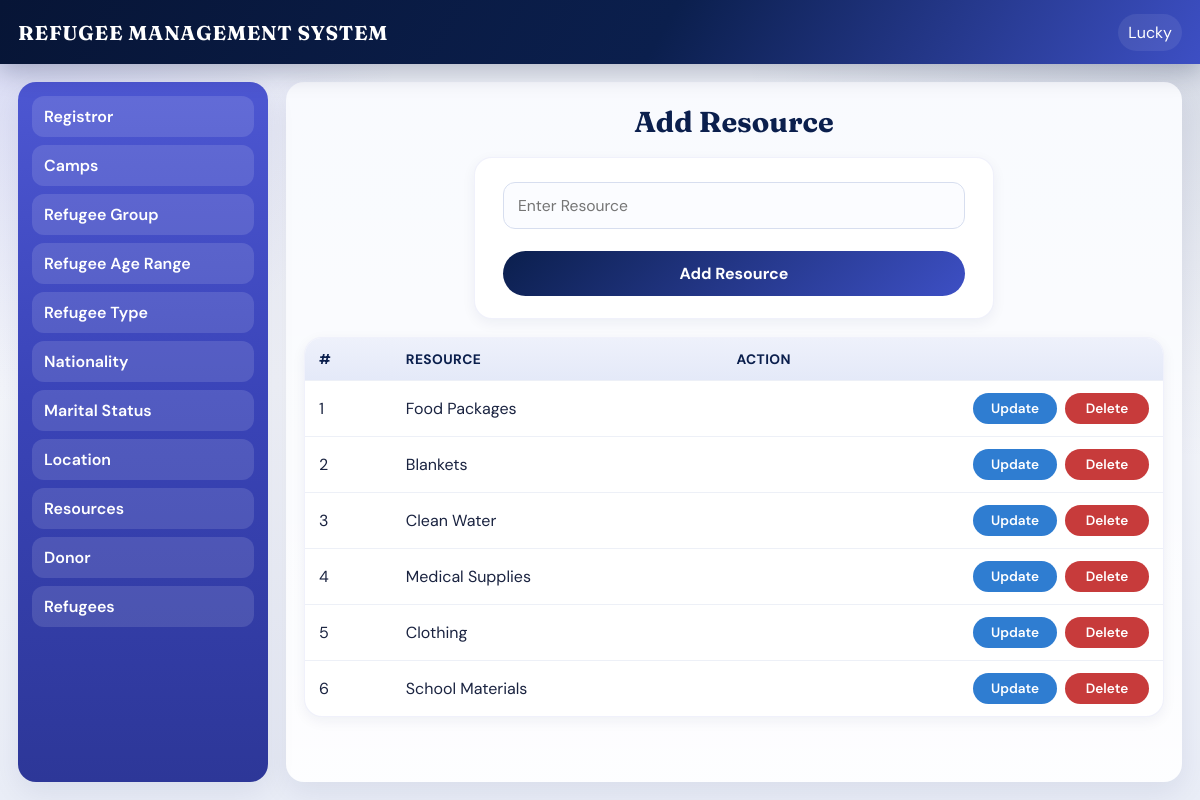
The app's page /add-resource.php (signed in) with its own data.
### tables this page shows
CREATE TABLE IF NOT EXISTS `resources` (
  `res_id` int NOT NULL AUTO_INCREMENT,
  `resource` varchar(45) NOT NULL,
  PRIMARY KEY (`res_id`)
);

### add-resource.php (the view, shortened to what this page needs)
<?php include "includes/header.php" ?>
<div class="container">
    <div class="sidebar">
<?php include "includes/sidebar.php"; ?>
    </div>
    <div class="main">
      <h1>Add Resource</h1>
      <div class="form-section">
        <form method="post">
            <input type="text" name="resource" placeholder="Enter Resource" required>
            <input type="submit" name="submit" value="Add Resource" class="btn">
        </form>
      </div>
      <div class="table-section" id="list">
   <table>
        <tr>
          <th>#</th>
          <th>Resource</th>
          <th>Action</th>
        </tr>
        <?php
        $select=mysqli_query($conn,"select * from resources");
        $count=0;
        while($row=mysqli_fetch_array($select)){
          $count++;
          ?>
<tr>
          <td><?php echo $count; ?></td>
          <td><?php echo  htmlspecialchars($row['resource']); ?></td>
          <td><div class="actions">
          <a href="update-resource.php?res=<?php echo $row['res_id']; ?>"><div class="edit">Update</div></a>
           <a href="delete-resource.php?res=<?php echo $row['res_id']; ?>" onclick="return confirm('Are you sure you want to delete');"><div class="delete">Delete</div></a>
          </div></td>
        </tr>
          <?php
        }
        ?>
      </table>
</div>
    </div>
</div>
<?php include "includes/footer.php"; ?>

### assets/css/dashboard.css (style rules this page uses)
:root { --navy: #0b1f4d; --navy-deep: #071536; --indigo: #3d4fc4; --indigo-soft: #6a6ae3; --sky: #e8eefc; --surface: #f4f6fb; --card: #ffffff; --text: #1a2340; --muted: #5b6785; --success: #1f8a5b; --danger: #c73b3b; --warn: #2f7dd1; --radius: 14px; --shadow: 0 10px 30px rgba(11, 31, 77, 0.08); --shadow-sm: 0 4px 14px rgba(11, 31, 77, 0.06); --font: "DM Sans", "Segoe UI", sans-serif; --display: "Fraunces", Georgia, serif; }
* { padding: 0; margin: 0; box-sizing: border-box; }
html { scroll-behavior: smooth; }
body { font-family: var(--font); color: var(--text); background: radial-gradient(circle at top left, rgba(106, 106, 227, 0.18), transparent 28%), radial-gradient(circle at top right, rgba(11, 31, 77, 0.12), transparent 32%), linear-gradient(180deg, #eef1f8 0%, var(--surface) 48%, #e9edf7 100%); min-height: 100vh; }
a { color: inherit; }
.container { display: grid; grid-template-columns: 250px 1fr; gap: 18px; padding: 18px; max-width: 1500px; margin: 0 auto; align-items: start; }
.container .sidebar { width: 100%; min-height: calc(100vh - 100px); background: linear-gradient(180deg, #4d57d2 0%, #3a44b8 45%, #2d3798 100%); border-radius: 18px; overflow: hidden; box-shadow: var(--shadow); position: sticky; top: 82px; }
.container .main { width: 100%; min-height: calc(100vh - 100px); border-radius: 18px; text-align: center; background: linear-gradient(180deg, rgba(255, 255, 255, 0.72), rgba(255, 255, 255, 0.92)), var(--sky); box-shadow: var(--shadow); padding: 22px 18px 28px; overflow: auto; }
.main > h1 { font-family: var(--display); font-size: clamp(1.4rem, 2.4vw, 2rem); color: var(--navy); margin-bottom: 18px; }
.form-section { margin: 0 auto 18px; width: min(520px, 100%); background: var(--card); border-radius: 18px; overflow: hidden; box-shadow: var(--shadow-sm); border: 1px solid rgba(61, 79, 196, 0.08); text-align: left; }
.table-section { margin: 18px auto 0; width: min(1100px, 100%); background: var(--card); border-radius: 18px; overflow: auto; box-shadow: var(--shadow-sm); border: 1px solid rgba(61, 79, 196, 0.08); }
.table-section table { width: 100%; border-collapse: collapse; margin: 0; border: 0; }
.table-section table th { text-align: left; background: linear-gradient(180deg, #eef1fb, #e4e9f8); padding: 12px 14px; color: var(--navy); font-size: 0.86rem; letter-spacing: 0.03em; text-transform: uppercase; white-space: nowrap; }
.table-section table td { text-align: left; padding: 12px 14px; border-top: 1px solid #edf0f7; vertical-align: middle; }
.actions { display: flex; flex-wrap: wrap; gap: 8px; justify-content: flex-end; }
.table-section table td .delete, .table-section table td .edit { width: auto; min-width: 84px; padding: 7px 12px; color: #fff; border-radius: 999px; float: none; margin: 0; text-align: center; font-size: 0.85rem; font-weight: 600; display: inline-block; }
.table-section table td .delete { background: var(--danger); }
.table-section table td .edit { background: var(--warn); }
.form-section form { width: 100%; padding: 18px; display: block; }
.form-section form input, .form-section form textarea, .form-section form select { width: calc(100% - 20px); margin: 6px 10px 10px; padding: 12px 14px; border-radius: 12px; outline: none; border: 1px solid #d7deef; background: #fbfcff; font-family: var(--font); font-size: 0.98rem; transition: border-color 0.2s ease, box-shadow 0.2s ease; }
.form-section form .btn { background: linear-gradient(135deg, var(--navy), var(--indigo)); color: #fff; padding: 12px 16px; border: none; border-radius: 999px; text-align: center; font-family: var(--font); font-size: 1rem; font-weight: 700; width: calc(100% - 20px); margin: 12px 10px 4px; }

### records on screen
resources: resource "Food Packages"
resources: resource "Blankets"
resources: resource "Clean Water"
resources: resource "Medical Supplies"
resources: resource "Clothing"
resources: resource "School Materials"

### other values on screen
$_SESSION['name'] "Lucky"
